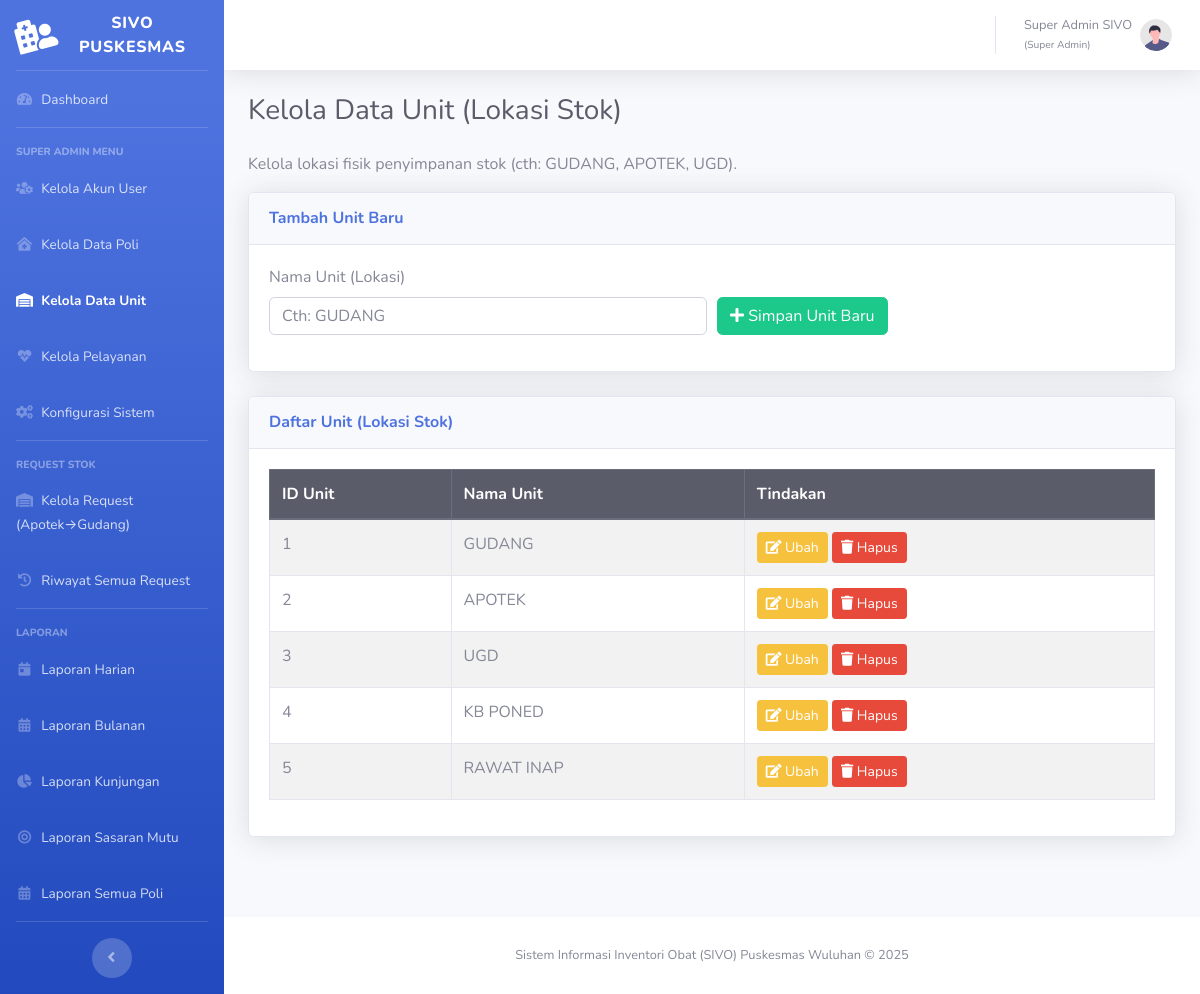
/master/data_unit.php (signed in), run on the app's committed database.
### tables this page shows
CREATE TABLE `tbl_unit` (
  `id_unit` int(11) NOT NULL,
  `nama_unit` varchar(50) NOT NULL COMMENT 'Cth: GUDANG, APOTEK, UGD, RAWAT INAP, KB PONED'
);

### master/data_unit.php (the view, shortened to what this page needs)
<?php
require_once '../config.php';
$page_title = "Kelola Data Unit (Lokasi Stok)";
try {
    $sql_unit = "SELECT * FROM tbl_unit ORDER BY id_unit ASC";
    $stmt_unit_list = $pdo->query($sql_unit);
    $units = $stmt_unit_list->fetchAll();
} catch (PDOException $e) {
    die("Error mengambil data: " . $e->getMessage());
}
include '../templates/header.php';
?>
<main class="content">
    <h1 class="h3 mb-4 text-gray-800"><?php echo htmlspecialchars($page_title); ?></h1>
    <p>Kelola lokasi fisik penyimpanan stok (cth: GUDANG, APOTEK, UGD).</p>
    <div class="card shadow mb-4">
        <div class="card-header py-3">
            <h6 class="m-0 font-weight-bold text-primary">Tambah Unit Baru</h6>
        </div>
        <div class="card-body">
            <form action="<?php echo BASE_URL; ?>master/proses_crud_unit.php" method="POST">
                <div class="form-row">
                    <div class="col-md-6">
                        <div class="form-group">
                            <label for="nama_unit">Nama Unit (Lokasi)</label>
                            <input type="text" id="nama_unit" name="nama_unit" class="form-control" placeholder="Cth: GUDANG" required>
                        </div>
                    </div>
                    <div class="col-md-6 d-flex align-items-end">
                        <div class="form-group">
                            <button type="submit" class="btn btn-success">
                                <i class="fas fa-plus"></i> Simpan Unit Baru
                            </button>
                        </div>
                    </div>
                </div>
            </form>
        </div>
    </div>
    <div class="card shadow mb-4">
        <div class="card-header py-3">
            <h6 class="m-0 font-weight-bold text-primary">Daftar Unit (Lokasi Stok)</h6>
        </div>
        <div class="card-body">
            <div class="table-responsive">
                <table class="table table-bordered table-striped" id="dataTable" width="100%" cellspacing="0">
                    <thead class="thead-dark">
                        <tr>
                            <th>ID Unit</th>
                            <th>Nama Unit</th>
                            <th>Tindakan</th>
                        </tr>
                    </thead>
                    <tbody>
                        <?php if (empty($units)): ?>
                            <tr>
                                <td colspan="3" class="text-center">Belum ada data unit.</td>
                            </tr>
                        <?php else: ?>
                            <?php foreach ($units as $unit): ?>
                                <tr>
                                    <td><?php echo $unit['id_unit']; ?></td>
                                    <td><?php echo htmlspecialchars($unit['nama_unit']); ?></td>
                                    <td>
                                        <a href="#" class="btn btn-warning btn-sm">
                                            <i class="fas fa-edit"></i> Ubah
                                        </a>
                                        <a href="<?php echo BASE_URL; ?>master/proses_crud_unit.php?action=delete&id=<?php echo $unit['id_unit']; ?>"
                                           class="btn btn-danger btn-sm"
                                           onclick="return confirm('PERINGATAN! Menghapus unit ini sangat berbahaya jika masih terpakai oleh Poli atau data Stok.\n\nLanjutkan menghapus unit (<?php echo htmlspecialchars($unit['nama_unit']); ?>)?');">
                                           <i class="fas fa-trash"></i> Hapus
                                        </a>
                                    </td>
                                </tr>
                            <?php endforeach; ?>
                        <?php endif; ?>
                    </tbody>
                </table>
            </div>
        </div>
    </div>
</main>
<?php
include '../templates/footer.php';
?>

### data on the page
tbl_unit: id_unit "1", nama_unit "GUDANG"
tbl_unit: id_unit "2", nama_unit "APOTEK"
tbl_unit: id_unit "3", nama_unit "UGD"
tbl_unit: id_unit "4", nama_unit "KB PONED"
tbl_unit: id_unit "5", nama_unit "RAWAT INAP"

### other printed values
$_SESSION['nama_lengkap'] "Super Admin SIVO"
$_SESSION['role_nama'] "Super Admin"
$page_title "Kelola Data Unit (Lokasi Stok)"
